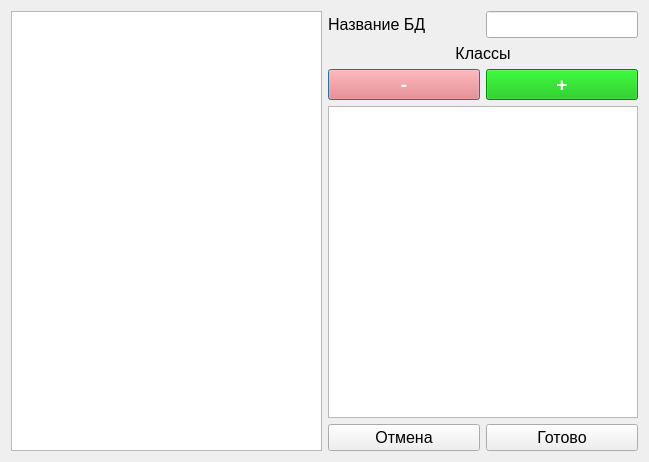
<?xml version="1.0" encoding="UTF-8"?>
<ui version="4.0">
 <class>ClassifyWindow</class>
 <widget class="QDialog" name="ClassifyWindow">
  <property name="geometry">
   <rect>
    <x>0</x>
    <y>0</y>
    <width>649</width>
    <height>462</height>
   </rect>
  </property>
  <property name="font">
   <font>
    <pointsize>12</pointsize>
   </font>
  </property>
  <property name="windowTitle">
   <string>Классификация портретов</string>
  </property>
  <layout class="QHBoxLayout" name="horizontalLayout">
   <item>
    <widget class="QListWidget" name="portraitsList">
     <property name="font">
      <font>
       <pointsize>12</pointsize>
      </font>
     </property>
    </widget>
   </item>
   <item>
    <layout class="QVBoxLayout" name="rightLayout">
     <item>
      <layout class="QHBoxLayout" name="dbNameLayout">
       <property name="topMargin">
        <number>0</number>
       </property>
       <item>
        <widget class="QLabel" name="dbNameLabel">
         <property name="font">
          <font>
           <pointsize>12</pointsize>
          </font>
         </property>
         <property name="text">
          <string>Название БД</string>
         </property>
        </widget>
       </item>
       <item>
        <widget class="QLineEdit" name="dbNameInput">
         <property name="sizePolicy">
          <sizepolicy hsizetype="Preferred" vsizetype="Fixed">
           <horstretch>0</horstretch>
           <verstretch>0</verstretch>
          </sizepolicy>
         </property>
         <property name="font">
          <font>
           <pointsize>12</pointsize>
          </font>
         </property>
         <property name="placeholderText">
          <string/>
         </property>
        </widget>
       </item>
      </layout>
     </item>
     <item>
      <widget class="QLabel" name="label">
       <property name="text">
        <string>Классы</string>
       </property>
       <property name="alignment">
        <set>Qt::AlignCenter</set>
       </property>
      </widget>
     </item>
     <item>
      <layout class="QHBoxLayout" name="buttonsLayout_2">
       <item>
        <widget class="QPushButton" name="removeClassButton">
         <property name="font">
          <font>
           <pointsize>14</pointsize>
           <bold>true</bold>
          </font>
         </property>
         <property name="styleSheet">
          <string notr="true">#removeClassButton {
background-color: rgb(255, 105, 105);
color: white;
}

#removeClassButton:hover {
    background-color: rgb(191, 79, 79); 
}</string>
         </property>
         <property name="text">
          <string>-</string>
         </property>
        </widget>
       </item>
       <item>
        <widget class="QPushButton" name="addClassButton">
         <property name="font">
          <font>
           <pointsize>14</pointsize>
           <bold>true</bold>
          </font>
         </property>
         <property name="styleSheet">
          <string notr="true">#addClassButton {
background-color: rgb(0, 186, 0);
color: white;
}

#addClassButton:hover {
    background-color:rgb(0, 140, 0) ; 
}</string>
         </property>
         <property name="text">
          <string>+</string>
         </property>
        </widget>
       </item>
      </layout>
     </item>
     <item>
      <widget class="QListWidget" name="classesList"/>
     </item>
     <item>
      <layout class="QHBoxLayout" name="buttonsLayout">
       <item>
        <widget class="QPushButton" name="cancelButton">
         <property name="font">
          <font>
           <pointsize>12</pointsize>
          </font>
         </property>
         <property name="text">
          <string>Отмена</string>
         </property>
        </widget>
       </item>
       <item>
        <widget class="QPushButton" name="applyButton">
         <property name="font">
          <font>
           <pointsize>12</pointsize>
          </font>
         </property>
         <property name="text">
          <string>Готово</string>
         </property>
        </widget>
       </item>
      </layout>
     </item>
    </layout>
   </item>
  </layout>
 </widget>
 <resources/>
 <connections/>
</ui>
